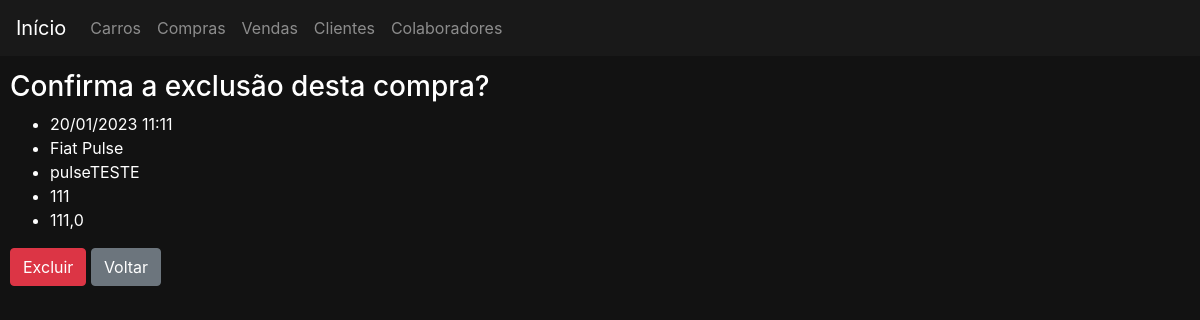
/compras/33/excluir, run on the app's committed database.
### compras/models.py (models this page shows, shortened)
class Compra(models.Model):
    dataHora = models.DateTimeField()
    versao = models.ForeignKey(Versao, on_delete=models.DO_NOTHING)
    quantidade = models.IntegerField()
    valorTotal = models.FloatField()

### carros/models.py (models this page shows, shortened)
class Versao(models.Model):
    carro = models.ForeignKey(Carro, on_delete=models.DO_NOTHING)
    nome = models.CharField(max_length=50, unique=True)
    motor = models.ForeignKey(Motor, on_delete=models.DO_NOTHING)
    combustivel = models.ForeignKey(Combustivel, on_delete=models.DO_NOTHING)
    direcao = models.ForeignKey(Direcao, on_delete=models.DO_NOTHING)
    seguranca = models.ManyToManyField(Seguranca, related_name="versao_seguranca", blank=True)
    acessorio = models.ManyToManyField(Acessorio, related_name="versao_acessorio", blank=True)
    imagem = models.ImageField(upload_to='carros', blank=True, null=True)
    ano = models.IntegerField(default='2023')
    modelo = models.IntegerField(default='2023')
    estoque = models.IntegerField(default=0)
    slugVersao = models.SlugField(unique=True, null=True, blank=True)
    class Meta:
        permissions = (
            ('permissao_gerente', 'permissao gerente'),
            ('permissao_vendedor', 'permissao vendendor'),
            ('permissao_funcionario', 'permissao todos funcionarios'),
        )
    def __str__(self):
        return self.nome
    class Meta:
        verbose_name_plural = 'Versoes'

class Carro(models.Model):
    nome = models.CharField(max_length=30, unique=True)
    slugCarro = models.SlugField(unique=True, null=True, blank=True)
    def __str__(self) -> str:
        return self.nome
    class Meta:
        permissions = (
            ('permissao_gerente', 'permissao gerente'),
            ('permissao_supervisor', 'permissao supervisor'),
            ('permissao_vendedor', 'permissao vendendor'),
            ('permissao_funcionario', 'permissao todos funcionarios'),
        )

### compras/views.py (the view, shortened to what this page needs)
# urls.py: path('<int:pk>/excluir', views.CompraExcluirLogica.as_view(), name='excluir'),
class CompraExcluirLogica(DeleteView):
    model = Compra
    template_name = 'compras/compraExcluir.html'
    success_url = reverse_lazy('compras:listar')

### compras/templates/compras/compraExcluir.html
{% extends 'base.html' %}
{% block 'body' %}
    <h3>Confirma a exclusão desta compra?</h3>
    <ul>
        <li>{{object.dataHora|date:"d/m/Y H:i"}}</li>
        <li>{{object.versao.carro}}</li>
        <li>{{object.versao}}</li>
        <li>{{object.quantidade}}</li>
        <li>{{object.valorTotal}}</li>
    </ul>
    <form action="" method="POST"> {% csrf_token %}
        <input type="submit" class="btn btn-danger" value="Excluir">
        <a href="javascript:history.back()" class="btn btn-secondary">Voltar</a>
    </form>
{% endblock %}

### templates/static/css/css.css (style rules this page uses)
.fundo { background-color: #121212; color: white; }
body { margin-top: 35px; padding-top: 35px; margin-left: 10px; }
a { color:white; }

### data on the page
Compra: dataHora "20/01/2023 11:11", versao.carro "Fiat Pulse", versao "pulseTESTE", quantidade "111", valorTotal "111,0"
